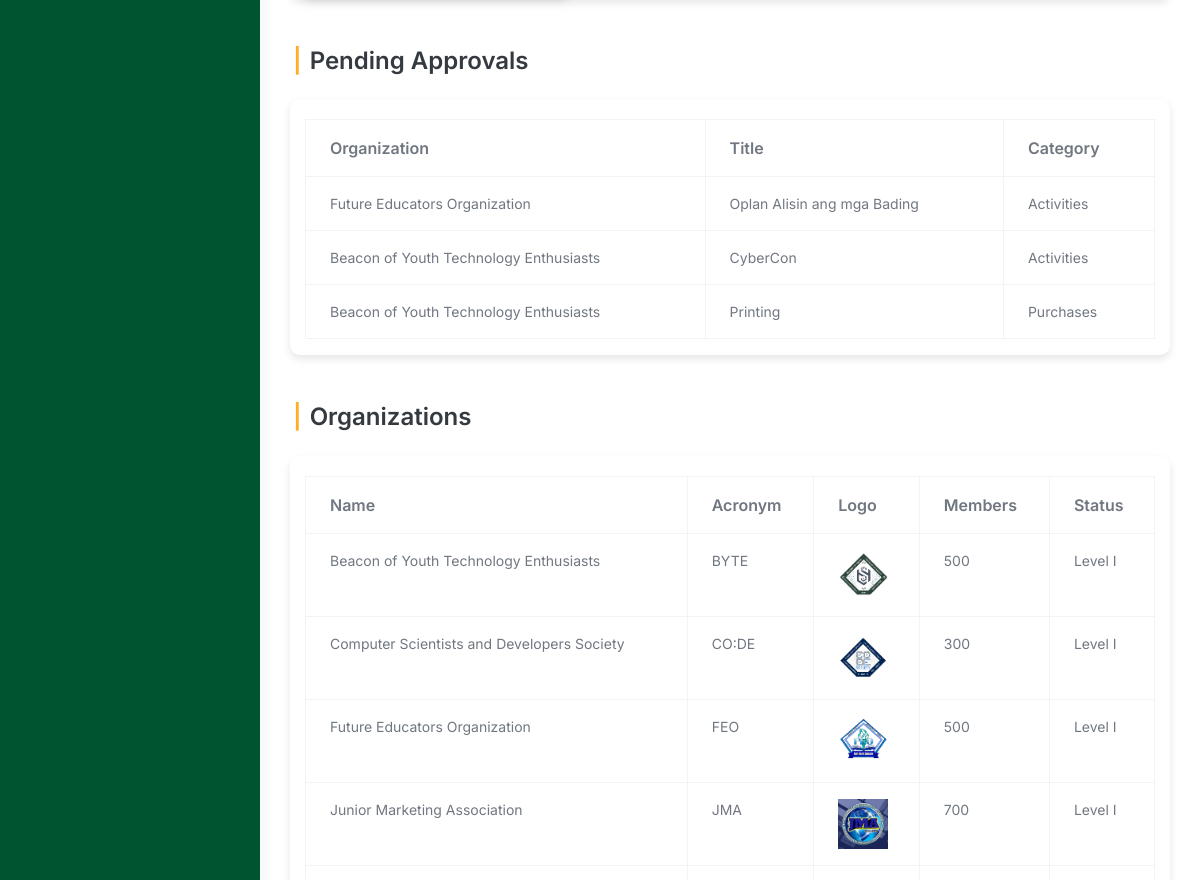
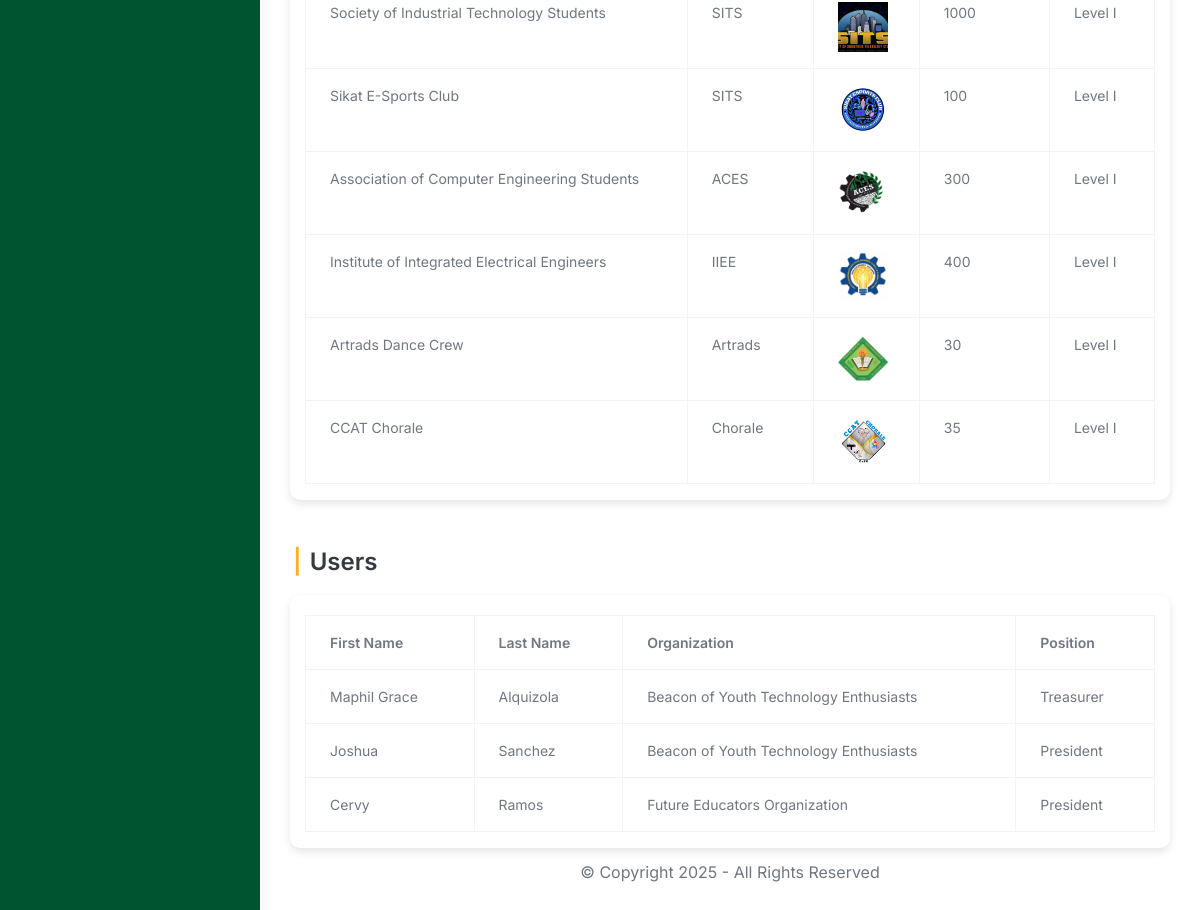
Page /src/dashboard/admin_dashboard.php (signed in, lower part) on the earlier database version (2 pictures, top to bottom).
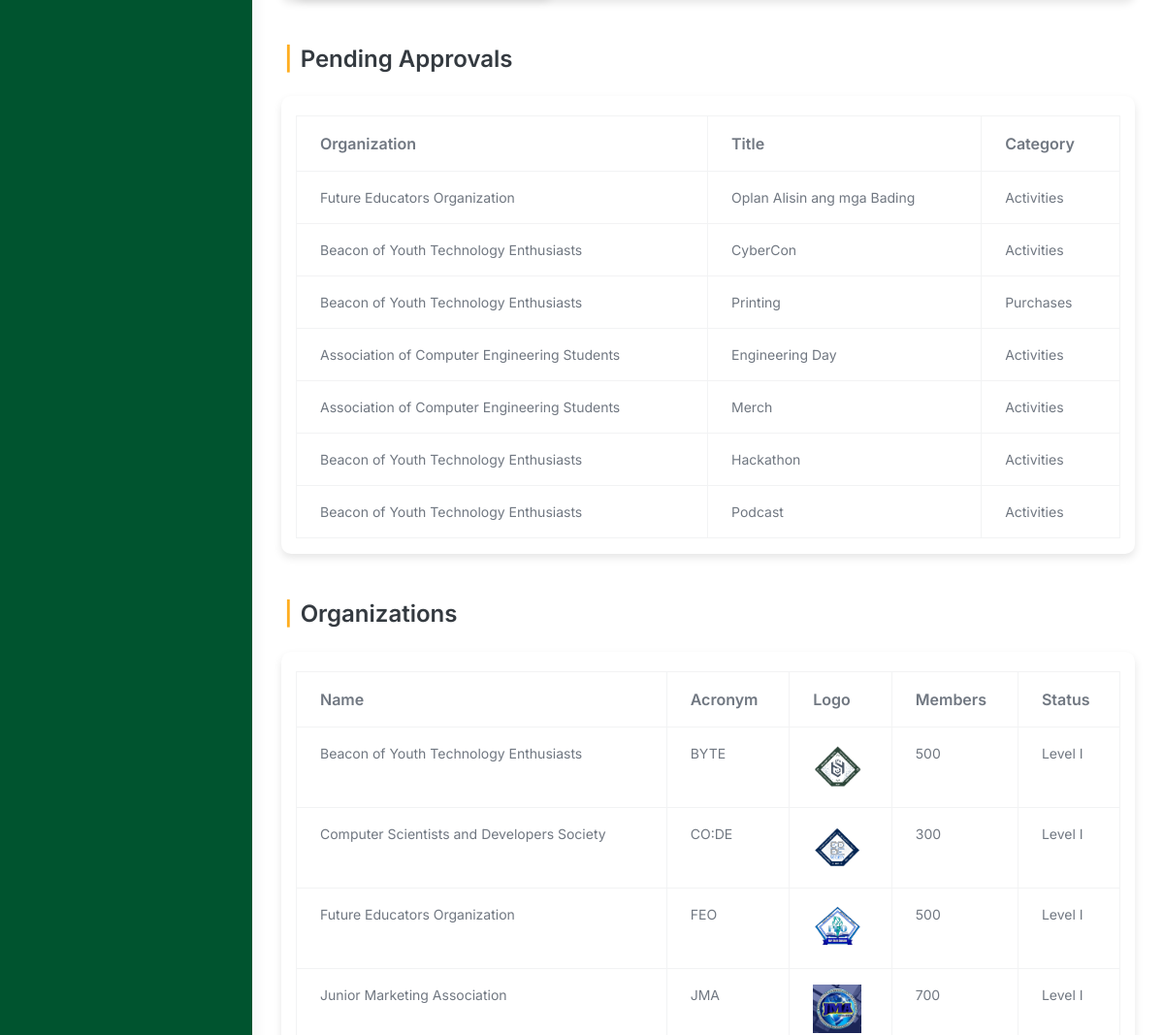
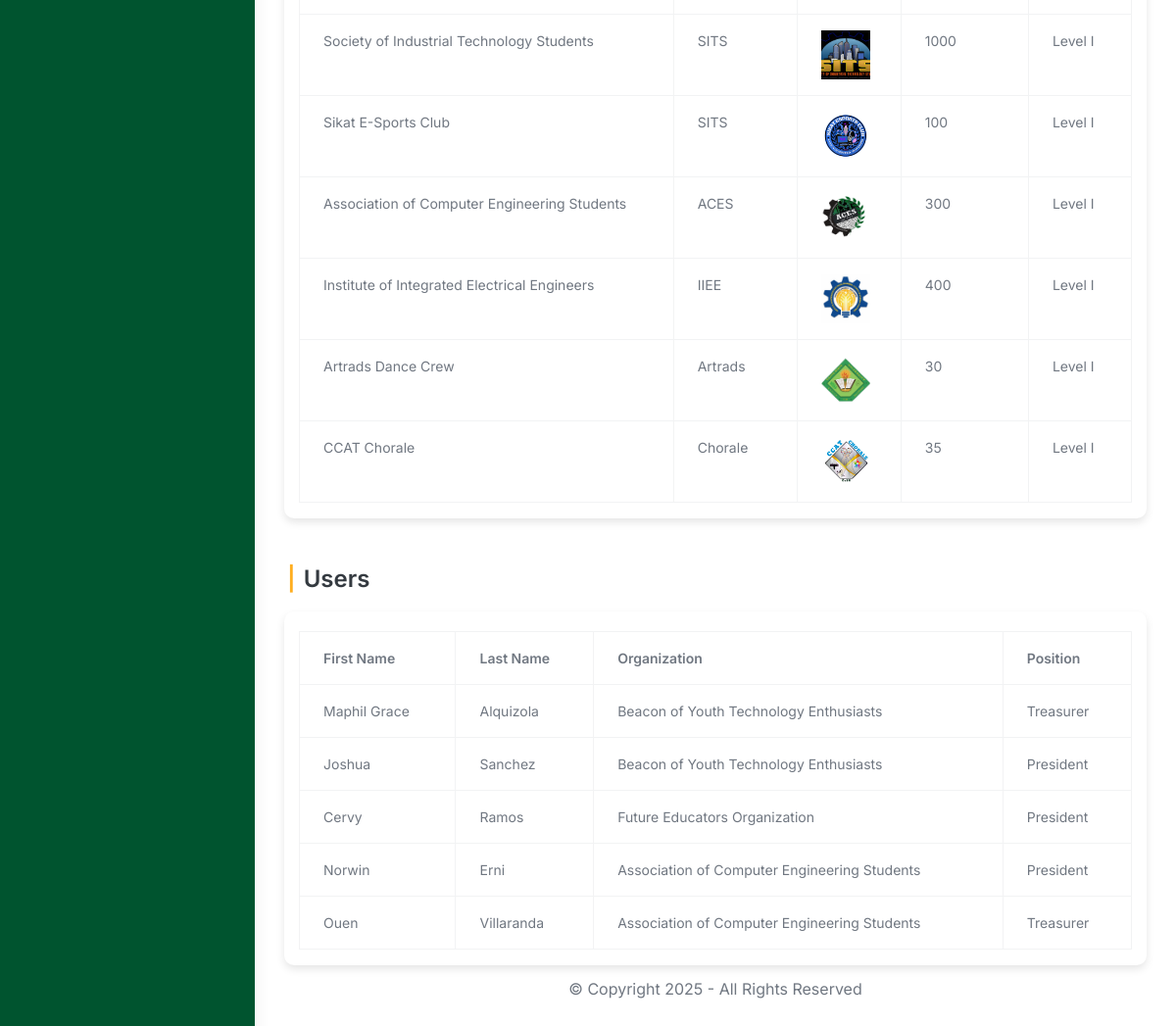
Same page on the later database version (2 pictures, top to bottom).
### tables this page shows
CREATE TABLE `budget_approvals` (
  `approval_id` int(11) NOT NULL,
  `title` varchar(255) NOT NULL,
  `category` varchar(255) NOT NULL,
  `attachment` varchar(255) DEFAULT NULL,
  `status` enum('Pending','Approved','Disapproved') DEFAULT 'Pending',
  `organization_id` int(11) NOT NULL,
  `created_at` timestamp NOT NULL DEFAULT current_timestamp(),
  `archived` tinyint(1) DEFAULT 0
);

CREATE TABLE `organizations` (
  `organization_id` int(11) NOT NULL,
  `organization_name` varchar(255) NOT NULL,
  `acronym` varchar(100) NOT NULL,
  `organization_logo` varchar(255) DEFAULT NULL,
  `organization_members` int(11) NOT NULL DEFAULT 0,
  `organization_status` enum('Probationary','Level I','Level II') NOT NULL DEFAULT 'Probationary',
  `organization_color` varchar(7) DEFAULT NULL,
  `archived` tinyint(1) DEFAULT 0,
  `created_at` timestamp NOT NULL DEFAULT current_timestamp(),
  `balance` decimal(15,2) DEFAULT 0.00,
  `beginning_balance` decimal(15,2) DEFAULT 0.00,
  `income` decimal(15,2) DEFAULT 0.00,
  `expense` decimal(15,2) DEFAULT 0.00,
  `cash_on_bank` decimal(15,2) DEFAULT 0.00,
  `cash_on_hand` decimal(15,2) DEFAULT 0.00
);

CREATE TABLE `users` (
  `user_id` int(11) NOT NULL,
  `username` varchar(100) NOT NULL,
  `password` varchar(255) NOT NULL,
  `profile_picture` varchar(255) NOT NULL,
  `first_name` varchar(255) NOT NULL,
  `last_name` varchar(255) NOT NULL,
  `email` varchar(100) NOT NULL,
  `role` enum('admin','officer','member') NOT NULL,
  `organization_id` int(11) DEFAULT NULL,
  `archived` tinyint(1) DEFAULT 0,
  `created_at` timestamp NOT NULL DEFAULT current_timestamp(),
  `position` enum('President','Treasurer') NOT NULL,
  `failed_attempts` int(11) DEFAULT 0,
  `is_locked` tinyint(1) DEFAULT 0,
  `last_failed_attempt` datetime DEFAULT NULL
);

### src/user_query.php (called while the page is built, shortened)
<?php
$user_id = $_SESSION['user_id'];
$user_query = "SELECT * FROM users WHERE user_id = '$user_id'";
$user_result = mysqli_query($conn, $user_query);
?>

### src/dashboard/admin_dashboard.php (the view, shortened to what the changed rows need)
<?php
include("../connection.php");
include '../user_query.php';
?>
<!doctype html>
<html lang="en">
<head>
    <link rel="stylesheet" href="../assets/css/styles.min.css" />
    <link rel="stylesheet" href="../activity_management/css/activities.css" />
    <link href="https://unpkg.com/boxicons@2.1.4/css/boxicons.min.css" rel="stylesheet" />
    <link rel="stylesheet" href="https://cdnjs.cloudflare.com/ajax/libs/font-awesome/6.6.0/css/all.min.css">
</head>
<body>
    <div class="page-wrapper" id="main-wrapper" data-layout="vertical" data-navbarbg="skin6" data-sidebartype="full"
        data-sidebar-position="fixed" data-header-position="fixed">
        <div class="body-wrapper">
            <div class="container-fluid">
                <div class="row">
                    <div>
                        <div class="mx-auto">
                            <div class="container">
                                    <div id="tableContent" class="table-responsive">
                                        <table class="table table-bordered">
                                            <thead class="thead-light fw-bold">
                                                <tr class="fw-bold fs-4 text-dark">
                                                    <th>Organization</th>
                                                    <th>Title</th>
                                                    <th>Category</th>
                                                </tr>
                                            </thead>
                                            <tbody>
                                                <?php $query = "
                                                    SELECT b.*, o.organization_name
                                                    FROM budget_approvals b
                                                    JOIN organizations o ON b.organization_id = o.organization_id";
                                                $result = mysqli_query($conn, $query);
                                                if ($result->num_rows > 0) {
                                                    while ($row = mysqli_fetch_assoc($result)) {
                                                        $organization = $row['organization_name'];
                                                        $title = $row['title'];
                                                        $category = $row['category'];
                                                        echo
                                                        "<tr>
                                                            <td>".htmlspecialchars($organization) ."</td>
                                                            <td>".htmlspecialchars($title) ."</td>
                                                            <td>". htmlspecialchars($category)."</td>
                                                        </tr>";
                                                    }
                                                } else {
                                                    echo
                                                    "<tr>
                                                        <td colspan='3' class='text-center'>No organizations found</td>
                                                    </tr>";
                                                }
                                                ?>
                                            </tbody>
                                        </table>
                                    </div>
                            </div>
                            <?php
                                $sql = "SELECT * FROM organizations WHERE archived = 0";
                                $result = $conn->query($sql);
                            ?>
                            <div class="container">
                                    <div id="tableContent" class="table-responsive">
                                        <table class="table table-bordered">
                                            <thead class="thead-light fw-bold">
                                                <tr class="fw-bold fs-4 text-dark">
                                                    <th>Name</th>
                                                    <th>Acronym</th>
                                                    <th>Logo</th>
                                                    <th>Members</th>
                                                    <th>Status</th>
                                                </tr>
                                            </thead>
                                            <tbody>
                                                <?php if ($result->num_rows > 0): ?>
                                                    <?php while ($row = $result->fetch_assoc()): ?>
                                                        <?php
                                                        $organization_logo = $row['organization_logo'];
                                                        $logo_path = !empty($organization_logo) && file_exists('../organization_management/uploads/' . $organization_logo)
                                                                    ? '../organization_management/uploads/' . $organization_logo
                                                                    : '../organization_management/uploads/default_logo.png';
                                                        ?>
                                                        <tr>
                                                            <td><?php echo htmlspecialchars($row['organization_name']); ?></td>
                                                            <td><?php echo htmlspecialchars($row['acronym']); ?></td>
                                                            <td>
                                                                <img src="<?php echo htmlspecialchars($logo_path); ?>" alt="Logo"
                                                                    style="width: 50px; height: 50px; object-fit: cover;">
                                                            </td>
                                                            <td><?php echo htmlspecialchars($row['organization_members']); ?></td>
                                                            <td><?php echo htmlspecialchars($row['organization_status']); ?></td>
                                                        </tr>
                                                    <?php endwhile; ?>
                                                <?php else: ?>
                                                    <tr>
                                                        <td colspan="7" class="text-center">No organizations found</td>
                                                    </tr>
                                                <?php endif; ?>
                                            </tbody>
                                        </table>
                                    </div>
                            </div>
                        </div>
                        <div>
                            <div class="container">
                                <div id="tableContent" class="table-responsive">
                                    <table class="table table-bordered">
                                        <thead class="thead-light fw-bold">
                                            <tr>
                                                <th>First Name</th>
                                                <th>Last Name</th>
                                                <th>Organization</th>
                                                <th>Position</th>
                                            </tr>
                                        </thead>
                                        <tbody>
                                            <?php
                                            $userQuery = "SELECT users.*, organizations.organization_name
                                                        FROM users
                                                        JOIN organizations ON users.organization_id = organizations.organization_id
                                                        WHERE users.role = 'officer' AND users.archived = 0";
                                            $userResult = $conn->query($userQuery);
                                            if ($userResult->num_rows > 0) {
                                                while ($userRow = $userResult->fetch_assoc()) {
                                                    echo "<tr>
                                                            <td>{$userRow['first_name']}</td>
                                                            <td>{$userRow['last_name']}</td>
                                                            <td>{$userRow['organization_name']}</td>
                                                            <td>{$userRow['position']}</td>
                                                        </tr>";
                                                }
                                            } else {
                                                echo "<tr><td colspan='7' class='text-center'>No users found</td></tr>";
                                            }
                                            ?>
                                        </tbody>
                                    </table>
                                </div>
                            </div>
                        </div>
                    </div>
                </div>
            </div>
        </div>
    </div>
</body>
</html>

Differences in the rows shown:
added budget_approvals: organization.organization_name "Association of Computer Engineering Students", title "Engineering Day", category "Activities"
added budget_approvals: organization.organization_name "Association of Computer Engineering Students", title "Merch", category "Activities"
added budget_approvals: organization.organization_name "Beacon of Youth Technology Enthusiasts", title "Hackathon", category "Activities"
added budget_approvals: organization.organization_name "Beacon of Youth Technology Enthusiasts", title "Podcast", category "Activities"
added users: first_name "Norwin", last_name "Erni", organization.organization_name "Association of Computer Engineering Students", position "President"
added users: first_name "Ouen", last_name "Villaranda", organization.organization_name "Association of Computer Engineering Students", position "Treasurer"
